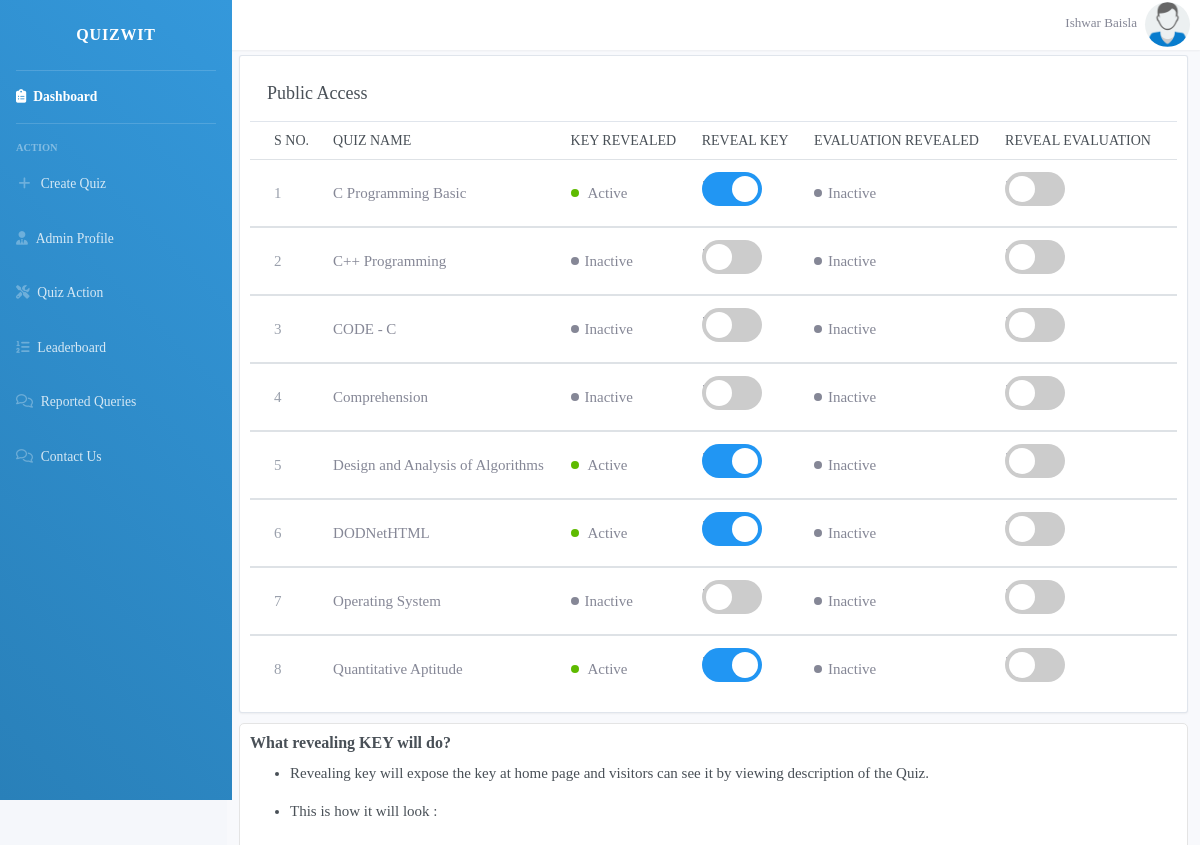
The app's page /public_access.php (signed in, upper part), older data.
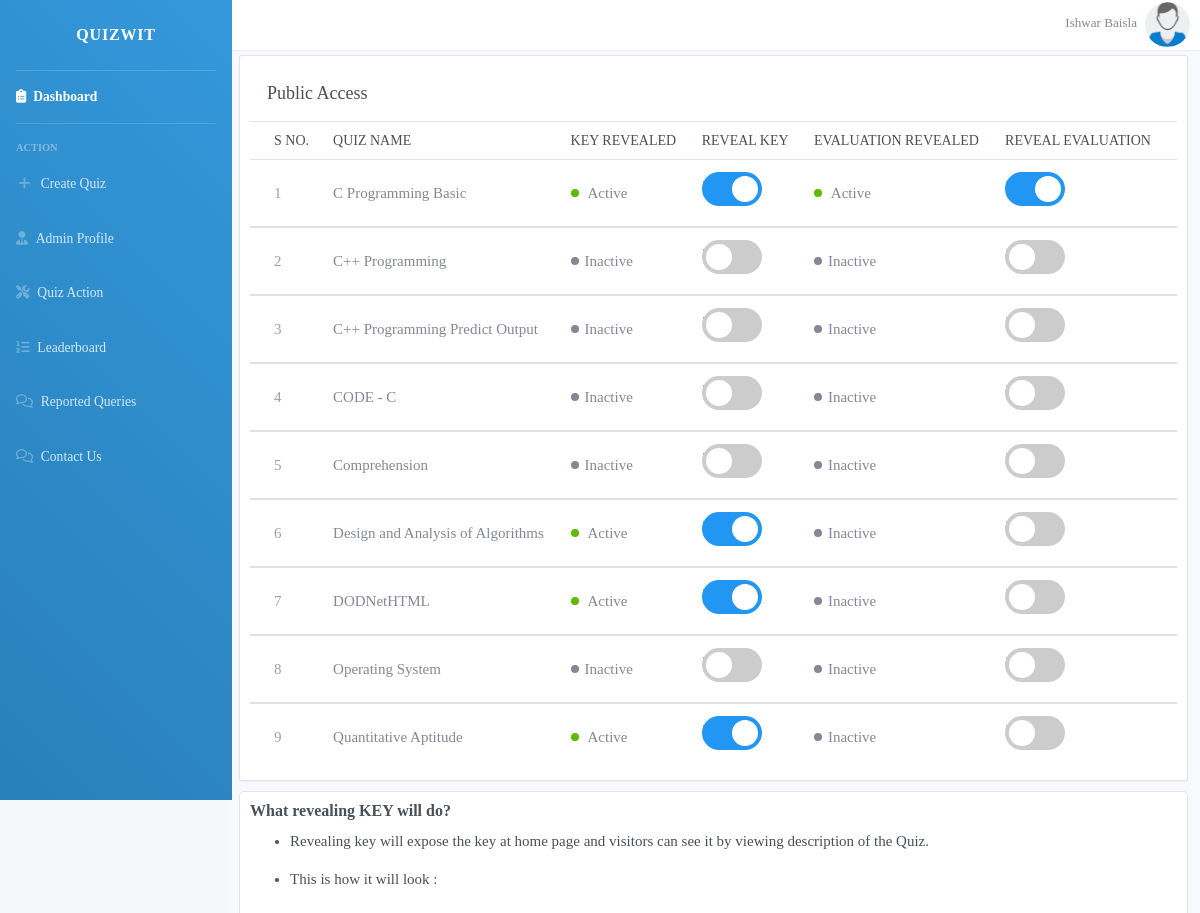
The same page, newer data.
### tables this page shows
CREATE TABLE `quizes` (
  `quiz_id` int(11) NOT NULL,
  `quiz_name` varchar(50) NOT NULL,
  `difficulty_level` char(30) NOT NULL,
  `description` varchar(1000) NOT NULL,
  `number_of_questions` int(11) NOT NULL,
  `is_active` int(11) NOT NULL,
  `active_timing` bigint(20) NOT NULL,
  `inactive_timing` bigint(20) NOT NULL,
  `Exam_key` varchar(30) NOT NULL,
  `key_access` tinyint(4) NOT NULL,
  `show_evaluation` tinyint(4) NOT NULL,
  `shuffle` tinyint(4) NOT NULL,
  `time_duration` int(11) NOT NULL,
  `marks_per_question` int(11) NOT NULL,
  `negative_marking` double NOT NULL,
  `passing_percentage` int(11) NOT NULL,
  `admin_email_id` int(11) NOT NULL,
  `time_stamp` varchar(100) NOT NULL
);

### public_access.php (the view, shortened to what the changed rows need)
<!DOCTYPE html>
<html>
<head>
</head>
</html>
<?php
    require_once('connection.php');
?>
<!DOCTYPE html>
<html>
	<?php include 'includes/header.php'; ?>
	<?php include 'includes/navbar.php'; ?>
	<div class="container">
		<div  style="margin-bottom: -40px;"class="row row-card row-deck">
			<div class="col-12">
				<div class="card">
					<div class="card-header">
						<h2 class="card-title">Public Access</h2>
					</div>
					<div class="table-responsive">
						<table class="table card-table table-vcenter text-nowrap">
							<thead>
								<tr>
									<th class="w-1">S No.</th>
									<th>Quiz Name</th>
									<th>Key Revealed</th>
									<th>Reveal Key</th>
									<th>Evaluation Revealed</th>
									<th>Reveal Evaluation</th>
								</tr>
							</thead>
							<tbody>
								<form action="toggle_state.php" method="get">
					        	<?php
					            $temp = "SELECT * FROM quizes WHERE admin_email_id='$_SESSION[admin_id]' ORDER BY quiz_name";
					            $result = mysqli_query($conn,$temp);
					            $i = 1;
					             $k=-1;
					             $m=1;
					            while($row = $result->fetch_assoc())
					            {
					               $sql = "SELECT * FROM question_bank WHERE quiz_id='$row[quiz_id]'";
					                    $temp = mysqli_query($conn,$sql);
					                  if($temp->num_rows>0)
					                  {
					                 $k = $k+1;
					                ?>
					                      <tr>
					                      	<td>
								              <span class="text-muted"><?php echo $i; ?></span>
								            </td>
					                        <td class="quiz-name"><?php echo $row['quiz_name']; ?></td>
					                    <td class="quiz-status">
					                        	<?php
					                        	if($row['key_access'])
					                    {
					                    	echo "<span class='status-icon bg-success'></span>
					                    		Active
					                    	<div class='count-active'></div>"; $m = 1;}
					                    else
					                    	{echo "<span class='status-icon bg-unsuccess'></span>Inactive";
					                     $m=2;}
					                    ?>
					                    </td>
					                    <td class='toggle'>
					                        <label class="switch">
					                        <?php
					                        if($m==1)
					                        {
					                        	?>
					                        <input class='check-key-access' onclick='change_key_access(<?php echo $row['quiz_id'];?>,<?php echo $k;?>)' type='checkbox' checked>;
					                        <?php
					                         }
					                         else {
					                         	?>
					                        <input class='check-key-access' onclick='change_key_access(<?php echo $row['quiz_id'];?>,<?php echo $k;?>)' type='checkbox' unchecked>;
                                              <?php
                                          }
                                          ?>
  											<span class="slider round"></span>
											</label>
					                    </td>
					                         <td class="quiz-status">
					                        	<?php
					                        	if($row['show_evaluation'])
					                    {
					                    	echo "<span class='status-icon bg-success'></span>
					                    		Active
					                    	<div class='count-active'></div>"; $m = 1;}
					                    else
					                    	{echo "<span class='status-icon bg-unsuccess'></span>Inactive";
					                     $m=2;}
					                    ?>
					                    </td>
					                    <td class='toggle'>
					                        <label class="switch">
					                        <?php
					                        if($m==1)
					                        {
					                        	?>
					                        <input class='check-evaluation' onclick='change_evaluation_access(<?php echo $row['quiz_id'];?>,<?php echo $k;?>)' type='checkbox' checked>;
					                        <?php
					                         }
					                         else {
					                         	?>
					                        <input class='check-evaluation' onclick='change_evaluation_access(<?php echo $row['quiz_id'];?>,<?php echo $k;?>)' type='checkbox' unchecked>;
                                              <?php
                                          }
                                          ?>
  											<span class="slider round"></span>
											</label>
					                    </td>
					                  </tr>
							</tbody>
							<?php
                                     $i =$i + 1;
					              }
					        }
					        ?>
						</table>
					</div>
				</div>
			</div>
		</div>
	</div>
</body>
</html>

Row changes from the older to the newer data that the page shows:
changed quizes "C Programming Basic": show_evaluation "Inactive" → "Active"
added quizes: quiz_name "C++ Programming Predict Output", key_access 0 (drawn), show_evaluation 0 (drawn)
